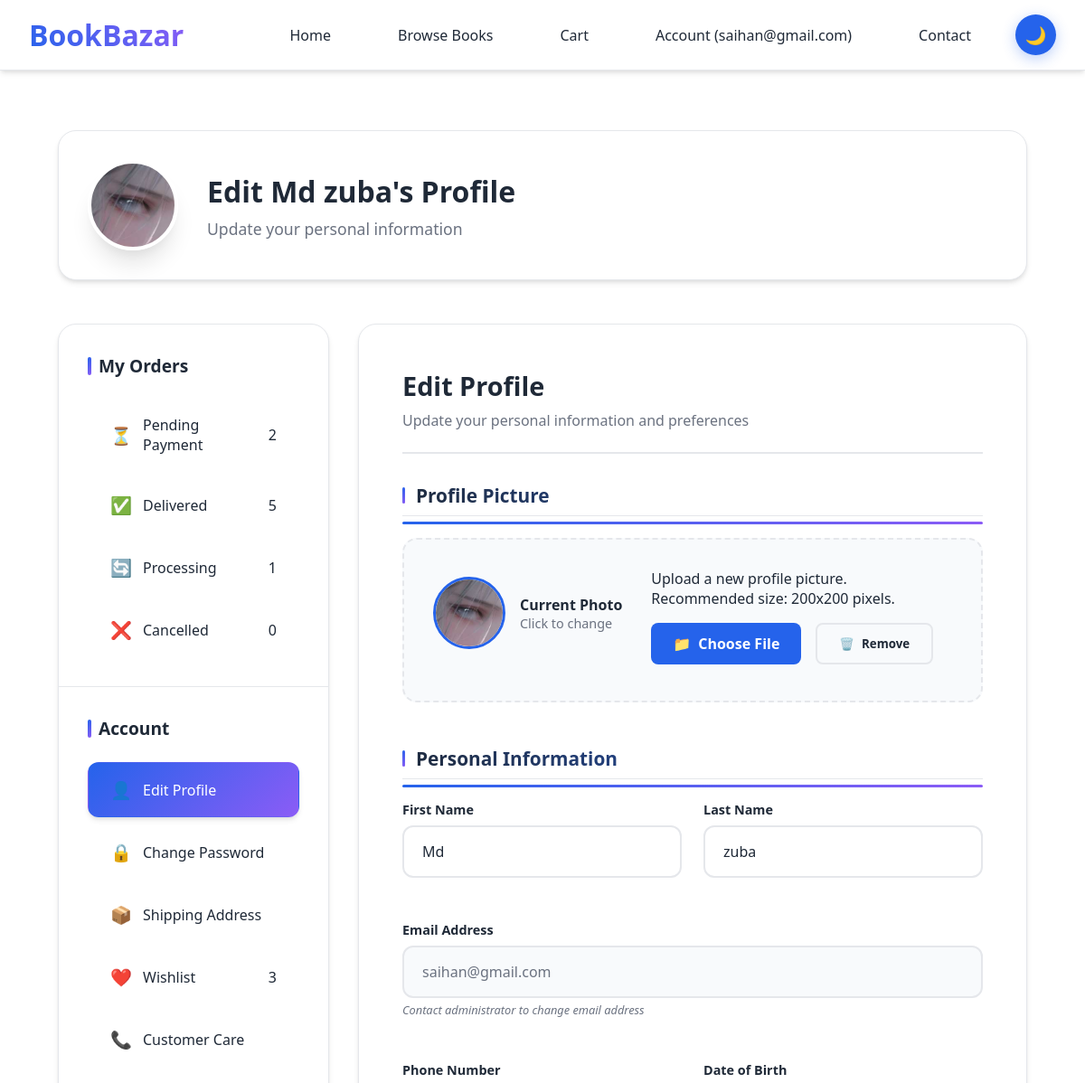
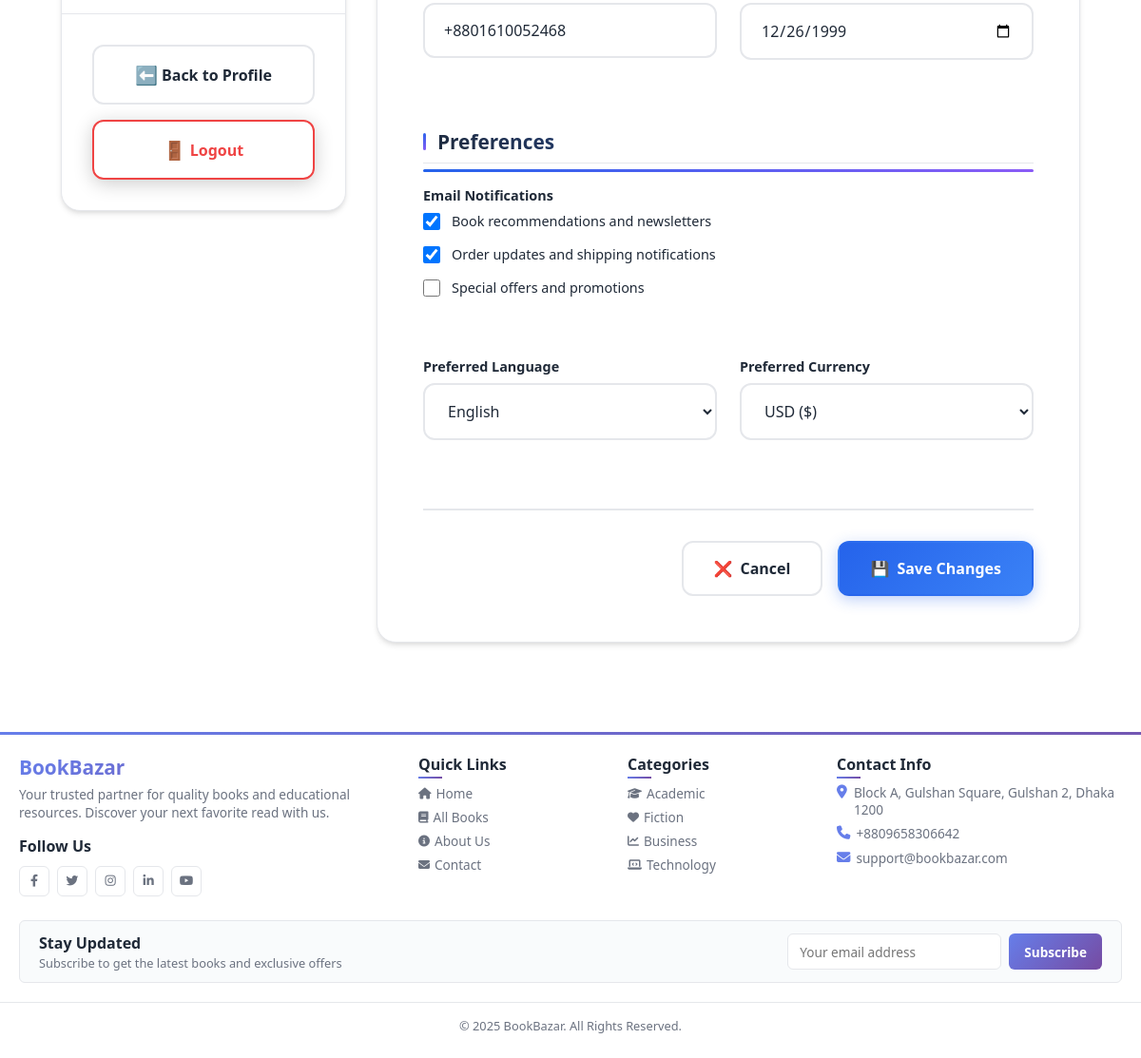
/users/profile/edit/ (signed in), run on the app's committed database (2 pictures, top to bottom).
### users/models.py (models this page shows, shortened)
class CustomUser(AbstractUser):
    username = None
    email = models.EmailField(_('email address'), unique=True)
    USERNAME_FIELD = 'email'
    REQUIRED_FIELDS = []
    objects = CustomUserManager()

class UserProfile(models.Model):
    user = models.OneToOneField(
        CustomUser,
        on_delete=models.CASCADE,
        related_name='profile'
    )
    first_name = models.CharField(max_length=30, blank=True)
    last_name = models.CharField(max_length=30, blank=True)
    phone = models.CharField(max_length=20, blank=True)
    birthdate = models.DateField(null=True, blank=True)
    profile_photo = models.ImageField(
        upload_to=user_profile_photo_path,
        blank=True,
        null=True
    )
    newsletter = models.BooleanField(default=True)
    order_updates = models.BooleanField(default=True)
    promotions = models.BooleanField(default=False)
    LANGUAGE_CHOICES = [
        ('en', 'English'),
        ('es', 'Spanish'),
        ('fr', 'French'),
        ('de', 'German'),
    ]
    language = models.CharField(
        max_length=10,
        choices=LANGUAGE_CHOICES,
        default='en'
    )
    CURRENCY_CHOICES = [
        ('usd', 'USD ($)'),
        ('eur', 'EUR (€)'),
        ('gbp', 'GBP (£)'),
    ]
    currency = models.CharField(
        max_length=3,
        choices=CURRENCY_CHOICES,
        default='usd'
    )
    created_at = models.DateTimeField(auto_now_add=True)
    updated_at = models.DateTimeField(auto_now=True)
    class Meta:
        verbose_name = _('User Profile')
        verbose_name_plural = _('User Profiles')
    def get_full_name(self):
        if self.first_name and self.last_name:
            return f"{self.first_name} {self.last_name}"
        elif self.first_name:
            return self.first_name
        else:
            return self.user.email.split('@')[0].title()

### users/views.py (the view)
# urls.py: path('profile/edit/', views.profile_edit_view, name='profile_edit'),
@login_required
def profile_edit_view(request):
    profile, created = UserProfile.objects.get_or_create(user=request.user)
    if request.method == 'POST':
        form = ProfileEditForm(request.POST, request.FILES, instance=profile)
        if form.is_valid():
            if request.POST.get('remove_photo') == 'true':
                if profile.profile_photo:
                    profile.profile_photo.delete(save=False)
                    profile.profile_photo = None
            form.save()
            messages.success(request, 'Profile updated successfully!')
            return redirect('users:profile')
        else:
            messages.error(request, 'Please correct the errors below.')
    else:
        form = ProfileEditForm(instance=profile)
    context = {
        'user': request.user,
        'categories': [],
        'featured_books': [],
        'form': form,
    }
    return render(request, 'users/profile_edit.html', context)

### templates/users/profile_edit.html (shortened to what this page needs)
{% extends "eco/base.html" %}
{% block content %}
<div class="profile-container">
    <div class="profile-header">
        <div class="avatar-large {% if user.profile.profile_photo %}has-photo{% endif %}"
             id="avatarUpload"
             style="{% if user.profile.profile_photo %}background-image: url('{{ user.profile.profile_photo.url }}');{% endif %}">
        </div>
        <div class="user-info">
            <h1 class="user-name" id="displayName">
                {% if user.profile.get_full_name %}
                    Edit {{ user.profile.get_full_name }}'s Profile
                {% else %}
                    Edit Profile
                {% endif %}
            </h1>
            <p class="user-title">Update your personal information</p>
        </div>
    </div>
    <div class="profile-grid">
        <div class="sidebar">
            <div class="sidebar-section">
                <h3 class="sidebar-title">My Orders</h3>
                <div class="menu-grid">
                    <a href="{% url 'users:profile' %}" class="menu-item">
                        <span class="menu-icon">⏳</span>
                        <span class="menu-text">Pending Payment</span>
                        <span class="menu-badge">2</span>
                    </a>
                    <a href="{% url 'users:profile' %}" class="menu-item">
                        <span class="menu-icon">✅</span>
                        <span class="menu-text">Delivered</span>
                        <span class="menu-badge">5</span>
                    </a>
                    <a href="{% url 'users:profile' %}" class="menu-item">
                        <span class="menu-icon">🔄</span>
                        <span class="menu-text">Processing</span>
                        <span class="menu-badge">1</span>
                    </a>
                    <a href="{% url 'users:profile' %}" class="menu-item">
                        <span class="menu-icon">❌</span>
                        <span class="menu-text">Cancelled</span>
                        <span class="menu-badge">0</span>
                    </a>
                </div>
            </div>
            <div class="sidebar-section">
                <h3 class="sidebar-title">Account</h3>
                <div class="menu-grid">
                    <a href="{% url 'users:profile_edit' %}" class="menu-item active">
                        <span class="menu-icon">👤</span>
                        <span class="menu-text">Edit Profile</span>
                    </a>
                                       <a href="{% url 'users:change_password' %}" class="menu-item">
                        <span class="menu-icon">🔒</span>
                        <span class="menu-text">Change Password</span>
                    </a>
                    <a href="{% url 'eco:shipping-address' %}" class="menu-item">
                        <span class="menu-icon">📦</span>
                        <span class="menu-text">Shipping Address</span>
                    </a>
                    <a href="{% url 'eco:wish-summary' %}" class="menu-item">
                        <span class="menu-icon">❤️</span>
                        <span class="menu-text">Wishlist</span>
                        <span class="menu-badge">3</span>
                    </a>
                    <a href="#" class="menu-item">
                        <span class="menu-icon">📞</span>
                        <span class="menu-text">Customer Care</span>
                    </a>
                </div>
            </div>
            <div class="sidebar-section">
                <a href="{% url 'users:profile' %}" class="btn btn-outline" style="width: 100%; justify-content: center; margin-bottom: 1rem;">
                    <span class="menu-icon">⬅️</span>
                    Back to Profile
                </a>
                <a href="{% url 'users:logout' %}" class="btn btn-danger" style="width: 100%; justify-content: center;">
                    <span class="menu-icon">🚪</span>
                    Logout
                </a>
            </div>
        </div>
        <div class="content-area">
            <div class="content-header">
                <div>
                    <h2 class="content-title">Edit Profile</h2>
                    <p class="content-subtitle">Update your personal information and preferences</p>
                </div>
            </div>
            <form method="post" enctype="multipart/form-data">
                <div class="form-section">
                    <h3 class="section-title">Profile Picture</h3>
                    <div class="avatar-upload-section">
                        <div class="avatar-preview">
                            {% if user.profile.profile_photo %}
                                <div class="current-avatar">
                                    <img src="{{ user.profile.profile_photo.url }}" alt="Current avatar" class="avatar-preview-img">
                                    <div>
                                        <p style="margin: 0; font-weight: 600;">Current Photo</p>
                                        <p style="margin: 0; color: var(--gray); font-size: 0.9rem;">Click to change</p>
                                    </div>
                                </div>
                            {% else %}
                                <div class="avatar-large" id="currentAvatar">
                                    <div class="avatar-edit-overlay">📷</div>
                                    <div class="avatar-text">{{ user.email|first|upper }}</div>
                                </div>
                            {% endif %}
                        </div>
                        <div class="avatar-actions">
                            <p style="margin-bottom: 1rem; color: var(--text-color);">
                                Upload a new profile picture. Recommended size: 200x200 pixels.
                            </p>
                            <div style="display: flex; gap: 1rem; flex-wrap: wrap;">
                                <label for="id_profile_photo" class="avatar-action-btn">
                                    <span>📁</span>
                                    Choose File
                                </label>
                                {% if user.profile.profile_photo %}
                                <button type="button" class="avatar-action-btn secondary" id="removePhotoBtn">
                                    <span>🗑️</span>
                                    Remove
                                </button>
                                {% endif %}
                            </div>
                        </div>
                    </div>
                </div>
                <div class="form-section">
                    <h3 class="section-title">Personal Information</h3>
                    <div class="form-grid">
                        <div class="form-group">
                            <label for="id_first_name" class="form-label">
                                First Name
                            </label>
                            <input type="text" name="first_name" id="id_first_name" class="form-input"
                                   value="{{ form.first_name.value|default:'' }}" placeholder="Enter your first name">
                        </div>
                        <div class="form-group">
                            <label for="id_last_name" class="form-label">
                                Last Name
                            </label>
                            <input type="text" name="last_name" id="id_last_name" class="form-input"
                                   value="{{ form.last_name.value|default:'' }}" placeholder="Enter your last name">
                        </div>
                        <div class="form-group full-width">
                            <label for="email" class="form-label">
                                Email Address
                            </label>
                            <input type="email" id="email" class="form-input" value="{{ user.email }}" disabled>
                            <p class="form-help">Contact administrator to change email address</p>
                        </div>
                        <div class="form-group">
                            <label for="id_phone" class="form-label">Phone Number</label>
                            <input type="tel" name="phone" id="id_phone" class="form-input"
                                   value="{{ form.phone.value|default:'' }}" placeholder="+1 (555) 000-0000">
                        </div>
                        <div class="form-group">
                            <label for="id_birthdate" class="form-label">Date of Birth</label>
                            <input type="date" name="birthdate" id="id_birthdate" class="form-input"
                                   value="{{ form.birthdate.value|date:'Y-m-d'|default:'' }}">
                        </div>
                    </div>
                </div>
                <div class="form-section">
                    <h3 class="section-title">Preferences</h3>
                    <div class="form-grid">
                        <div class="form-group full-width">
                            <label class="form-label">Email Notifications</label>
                            <div class="checkbox-group">
                                <input type="checkbox" name="newsletter" id="id_newsletter" class="checkbox"
                                       {% if form.newsletter.value %}checked{% endif %}>
                                <label for="id_newsletter" class="checkbox-label">Book recommendations and newsletters</label>
                            </div>
                            <div class="checkbox-group">
                                <input type="checkbox" name="order_updates" id="id_order_updates" class="checkbox"
                                       {% if form.order_updates.value %}checked{% endif %}>
                                <label for="id_order_updates" class="checkbox-label">Order updates and shipping notifications</label>
                            </div>
                            <div class="checkbox-group">
                                <input type="checkbox" name="promotions" id="id_promotions" class="checkbox"
                                       {% if form.promotions.value %}checked{% endif %}>
                                <label for="id_promotions" class="checkbox-label">Special offers and promotions</label>
                            </div>
                        </div>
                        <div class="form-group">
                            <label for="id_language" class="form-label">Preferred Language</label>
                            <select name="language" id="id_language" class="form-input">
                                {% for value, text in form.fields.language.choices %}
                                    <option value="{{ value }}" {% if form.language.value == value %}selected{% endif %}>
                                        {{ text }}
                                    </option>
                                {% endfor %}
                            </select>
                        </div>
                        <div class="form-group">
                            <label for="id_currency" class="form-label">Preferred Currency</label>
                            <select name="currency" id="id_currency" class="form-input">
                                {% for value, text in form.fields.currency.choices %}
                                    <option value="{{ value }}" {% if form.currency.value == value %}selected{% endif %}>
                                        {{ text }}
                                    </option>
                                {% endfor %}
                            </select>
                        </div>
                    </div>
                </div>
                <div class="action-buttons">
                    <a href="{% url 'users:profile' %}" class="btn btn-outline">
                        <span>❌</span>
                        Cancel
                    </a>
                    <button type="submit" class="btn btn-primary">
                        <span>💾</span>
                        Save Changes
                    </button>
                </div>
            </form>
        </div>
    </div>
</div>
{% endblock %}

### templates/eco/base.html (shortened to what this page needs)
<!DOCTYPE html>
<html lang="en">
<head>
</head>
<body>
    <nav class="navbar">
        <div class="nav-container">
            <div class="logo">BookBazar</div>
            <ul class="nav-links">
                <li><a href="/">Home</a></li>
                <li><a href="/products/">Browse Books</a></li>
                <li><a href="/order-summary/">Cart</a></li>
                <li>
                    {% if user.is_authenticated %}
                        <a href="/users/profile/">Account ({{ user.email }})</a>
                    {% else %}
                        <a href="/users/login/">Account</a>
                    {% endif %}
                </li>
                <li><a href="/contact/">Contact</a></li>
                <li>
                    <button id="darkModeToggle" class="dark-mode-btn" title="Toggle dark mode">
                        <span class="dark-mode-icon">🌙</span>
                    </button>
                </li>
            </ul>
        </div>
    </nav>
    <div class="main-content">
        {% block content %}{% endblock %}
    </div>
    {% include 'eco/footer.html' %}
</body>
</html>

### data on the page
CustomUser: email "saihan@gmail.com", profile_photo (picture), profile.get_full_name "Md zuba", profile.profile_photo (picture)
UserProfile: first_name "Md", last_name "zuba", phone "+8801610052468", birthdate "12/26/1999", language "English", currency "USD ($)"
